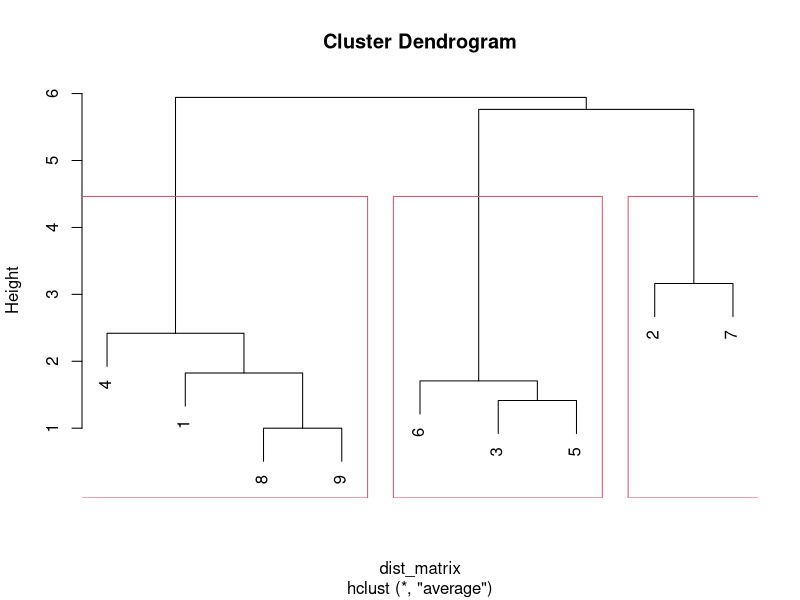
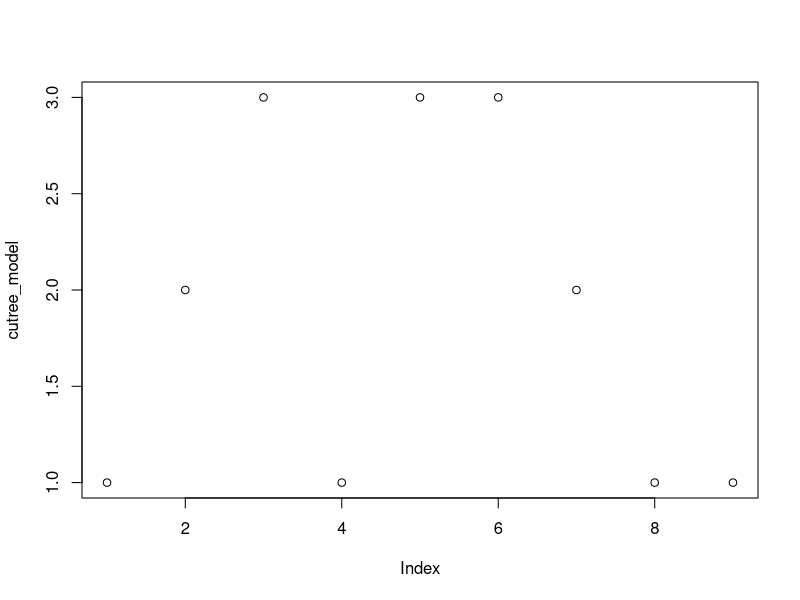

These figures' R source, in order:
data <- data.frame(
  X = c(2, 2, 8, 5, 7, 6, 1, 4, 3),
  Y = c(10, 5, 4, 8, 5, 4, 2, 9, 9)
)

dist_matrix <- dist(data, method = 'euclidean')
dist_matrix

hclust_model <- hclust(dist_matrix, method = 'average')
hclust_model


summary(hclust_model)
plot(hclust_model)
rect.hclust(hclust_model, k = 3)

cutree_model <- cutree(hclust_model, k = 3)
print(cutree_model)

plot(cutree_model)
